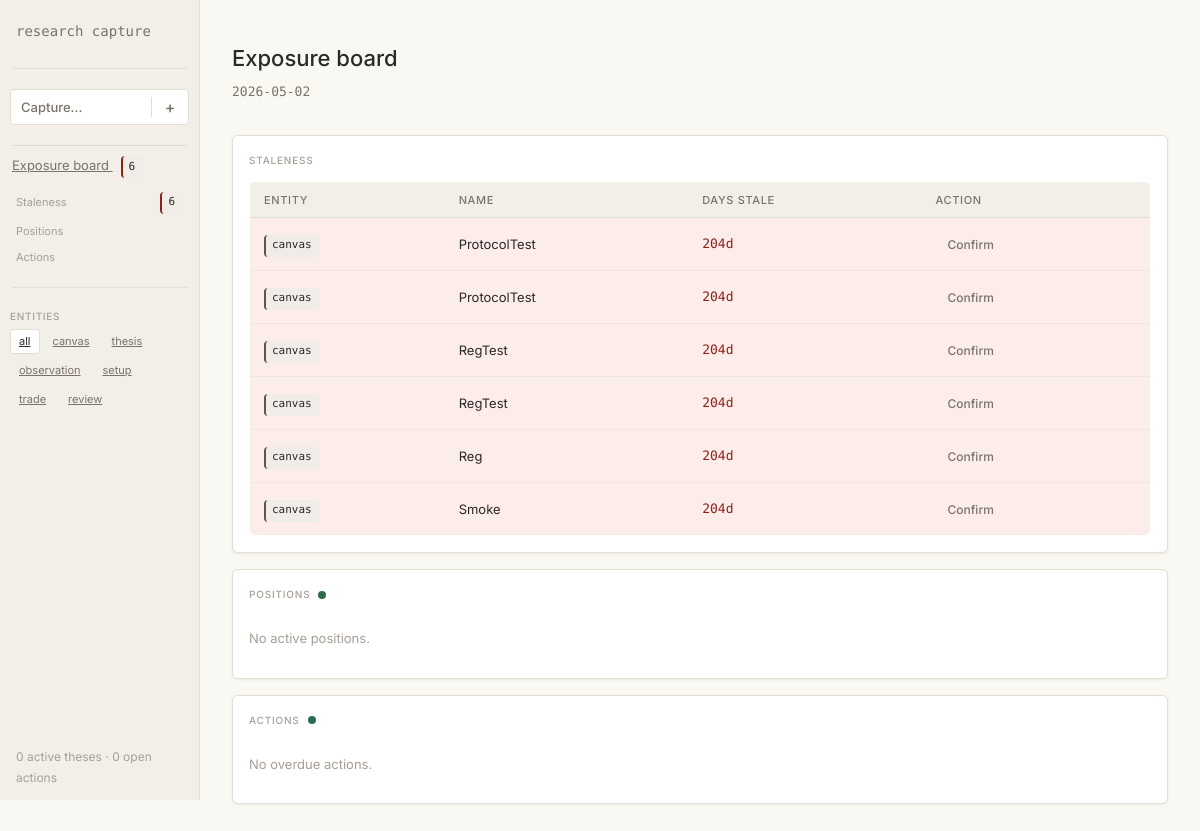
/exposure, run on the app's committed database.
### tables this page shows
CREATE TABLE canvas (
    id            TEXT PRIMARY KEY,
    name          TEXT NOT NULL,
    narrative     TEXT NOT NULL,
    status        TEXT NOT NULL DEFAULT 'active'
                      CHECK(status IN ('active', 'archived')),
    last_reviewed TEXT NOT NULL,
    created_at    TEXT NOT NULL DEFAULT (strftime('%Y-%m-%dT%H:%M:%SZ', 'now'))
);

### api/routes/ritual.py (the view)
@router.get("/exposure")
async def exposure_board(request: Request, db=Depends(get_db)):
    stale_canvases = [
        dict(r) for r in await db.execute_fetchall("SELECT * FROM stale_canvases")
    ]
    stale_theses = [
        dict(r) for r in await db.execute_fetchall("SELECT * FROM stale_theses")
    ]
    stale_conditions = [
        dict(r)
        for r in await db.execute_fetchall("SELECT * FROM stale_invalidation_conditions")
    ]
    active_theses_raw = await db.execute_fetchall(
        """SELECT t.id, t.instrument, t.status, t.last_updated,
                  (SELECT COUNT(*) FROM thesis_kill_conditions_macro kcm WHERE kcm.thesis_id = t.id AND kcm.fired_at IS NULL) AS unfired_macro_kills,
                  (SELECT COUNT(*) FROM thesis_kill_conditions_technical kct WHERE kct.thesis_id = t.id AND kct.fired_at IS NULL) AS unfired_technical_kills
           FROM thesis t
           WHERE t.status = 'active'
           ORDER BY t.last_updated DESC"""
    )
    active_theses = []
    for t in active_theses_raw:
        t = dict(t)
        t["unfired_macro"] = t.get("unfired_macro_kills", 0)
        t["unfired_technical"] = t.get("unfired_technical_kills", 0)
        t["total_kills"] = t["unfired_macro"] + t["unfired_technical"]
        t["fired_kills"] = False
        active_theses.append(t)
    overdue = [
        dict(r) for r in await db.execute_fetchall("SELECT * FROM overdue_actions")
    ]
    if not _wants_html(request):
        return {
            "stale_canvases": stale_canvases,
            "stale_theses": stale_theses,
            "stale_invalidation_conditions": stale_conditions,
            "active_theses": active_theses,
            "overdue_actions": overdue,
        }
    stale_items = []
    for r in stale_canvases:
        stale_items.append({
            "entity_type": "canvas",
            "id": r["id"],
            "name": r.get("name", r["id"]),
            "days_stale": r.get("days_stale", 0),
        })
    for r in stale_theses:
        stale_items.append({
            "entity_type": "thesis",
            "id": r["id"],
            "name": r.get("instrument", r["id"]),
            "days_stale": r.get("days_stale", 0),
        })
    for r in stale_conditions:
        stale_items.append({
            "entity_type": "invalidation_condition",
            "id": r["id"],
            "name": r.get("condition", r["id"][:8]),
            "days_stale": r.get("days_stale", 0),
        })
    stale_items.sort(key=lambda x: x["days_stale"], reverse=True)
    return templates.TemplateResponse("exposure/board.html", {
        "request": request,
        "today": datetime.now(timezone.utc).strftime("%Y-%m-%d"),
        "stale_items": stale_items,
        "active_theses": active_theses,
        "overdue_actions": overdue,
    })

### frontend/templates/exposure/board.html (shortened to what this page needs)
{% extends "base.html" %}
{% from "components/badge.html" import badge %}
{% from "components/table.html" import table_headers, table_row %}
{% block content %}
<div x-data="{
    stalenessComplete: false,
    positionsComplete: false,
    actionsComplete: false,
    get ritualComplete() { return this.stalenessComplete && this.positionsComplete && this.actionsComplete }
}">
    <h1 style="font-family: var(--font-ui); font-size: var(--text-xl); font-weight: 500; margin-bottom: var(--space-1)">
        Exposure board
    </h1>
    <div style="font-family: var(--font-data); font-size: var(--text-sm); color: var(--color-text-secondary); margin-bottom: var(--space-8)">
        {{ today }}
    </div>
    <div class="card" x-show="!stalenessComplete">
        <div style="display: flex; align-items: center; gap: var(--space-2); margin-bottom: var(--space-3)">
            <div class="section-header" style="margin: 0">Staleness</div>
        </div>
        {% if stale_items %}
        <table class="table-container">
            {{ table_headers(columns=["Entity", "Name", "Days stale", "Action"]) }}
            <tbody>
                {% for item in stale_items %}
                <tr class="{% if item.days_stale > 21 %}row-danger{% elif item.days_stale > 14 %}row-warning{% endif %}">
                    <td>
                        <span class="badge" data-status="{{ item.entity_type }}">{{ item.entity_type }}</span>
                    </td>
                    <td style="font-family: var(--font-ui); font-size: var(--text-sm)">{{ item.name }}</td>
                    <td style="font-family: var(--font-data); font-size: var(--text-sm);
                        {% if item.days_stale > 21 %}color: var(--color-danger)
                        {% elif item.days_stale > 14 %}color: var(--color-warning)
                        {% endif %}">
                        {{ item.days_stale }}d
                    </td>
                    <td>
                        <button class="btn btn-ghost btn-compact"
                                hx-post="/exposure/staleness/{{ item.entity_type }}/{{ item.id }}"
                                hx-swap="outerHTML"
                                hx-target="closest tr">Confirm</button>
                    </td>
                </tr>
                {% endfor %}
            </tbody>
        </table>
        {% else %}
        <div style="font-family: var(--font-ui); font-size: var(--text-sm); color: var(--color-text-tertiary); padding: var(--space-3) 0">
            No staleness flags.
        </div>
        {% endif %}
    </div>
    <div class="card" x-show="!positionsComplete" x-data="{ positions: {{ active_theses | tojson }} }">
        <div style="display: flex; align-items: center; gap: var(--space-2); margin-bottom: var(--space-3)">
            <div class="section-header" style="margin: 0">Positions</div>
            {% if not active_theses %}
            <span style="display: inline-block; width: 8px; height: 8px; border-radius: 50%; background: var(--color-active)"></span>
            {% endif %}
        </div>
        {% if active_theses %}
        <table class="table-container">
            {{ table_headers(columns=["Instrument", "Status", "Kill conditions", "Updated", ""]) }}
            <tbody>
                {% for t in active_theses %}
                <tr>
                    <td style="font-family: var(--font-data); font-size: var(--text-sm)">{{ t.instrument }}</td>
                    <td>{{ badge(status=t.status) }}</td>
                    <td style="font-family: var(--font-data); font-size: var(--text-sm)">
                        <span{% if t.fired_kills %} style="color: var(--color-danger)"{% endif %}>
                            {{ t.total_kills }} ({{ t.unfired_macro + t.unfired_technical }} unfired)
                        </span>
                    </td>
                    <td style="font-family: var(--font-data); font-size: var(--text-xs); color: var(--color-text-secondary)">{{ t.last_updated }}</td>
                    <td style="display: flex; gap: var(--space-2)">
                        <button class="btn btn-ghost btn-compact"
                                hx-post="/exposure/position/{{ t.id }}/clear"
                                hx-swap="none">All clear</button>
                    </td>
                </tr>
                {% endfor %}
            </tbody>
        </table>
        {% else %}
        <div style="font-family: var(--font-ui); font-size: var(--text-sm); color: var(--color-text-tertiary); padding: var(--space-3) 0">
            No active positions.
        </div>
        {% endif %}
    </div>
    <div class="card" x-show="!actionsComplete" x-data="{ actions: {{ overdue_actions | tojson }} }">
        <div style="display: flex; align-items: center; gap: var(--space-2); margin-bottom: var(--space-3)">
            <div class="section-header" style="margin: 0">Actions</div>
            {% if not overdue_actions %}
            <span style="display: inline-block; width: 8px; height: 8px; border-radius: 50%; background: var(--color-active)"></span>
            {% endif %}
        </div>
        {% if overdue_actions %}
        <table class="table-container">
            {{ table_headers(columns=["Action", "Due", "Linked", ""]) }}
            <tbody>
                {% for a in overdue_actions %}
                <tr class="row-danger" id="action-row-{{ a.id }}">
                    <td style="font-family: var(--font-ui); font-size: var(--text-sm)">{{ a.action }}</td>
                    <td style="font-family: var(--font-data); font-size: var(--text-xs)">{{ a.due_date }}</td>
                    <td style="font-family: var(--font-data); font-size: var(--text-xs); color: var(--color-text-secondary)">{{ a.linked_thesis_id or '' }}</td>
                    <td>
                        <button class="btn btn-ghost btn-compact"
                                hx-patch="/action/{{ a.id }}/done"
                                hx-swap="none"
                                onclick="let row = document.getElementById('action-row-{{ a.id }}'); row.classList.add('row-done'); setTimeout(() => row.remove(), 150)">Done</button>
                    </td>
                </tr>
                {% endfor %}
            </tbody>
        </table>
        {% else %}
        <div style="font-family: var(--font-ui); font-size: var(--text-sm); color: var(--color-text-tertiary); padding: var(--space-3) 0">
            No overdue actions.
        </div>
        {% endif %}
    </div>
</div>
{% endblock %}

### data on the page
canvas: entity_type "canvas", name "ProtocolTest", days_stale "204"
canvas: entity_type "canvas", name "ProtocolTest", days_stale "204"
canvas: entity_type "canvas", name "RegTest", days_stale "204"
canvas: entity_type "canvas", name "RegTest", days_stale "204"
canvas: entity_type "canvas", name "Reg", days_stale "204"
canvas: entity_type "canvas", name "Smoke", days_stale "204"

### other printed values
{{ today }} "2026-05-02"
{{ col }} "ENTITY" "NAME" "DAYS STALE" "ACTION"
